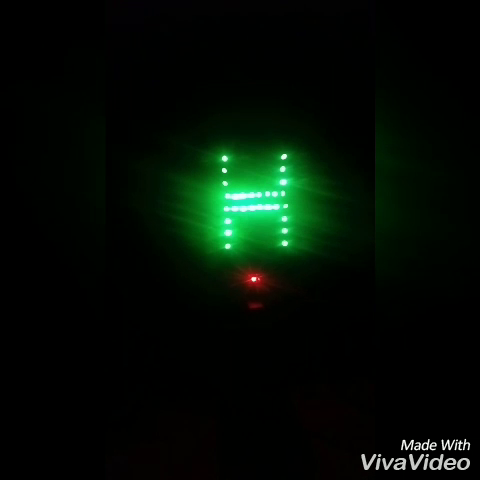
#> input picture frame 48 of Video-Watermark/videos/input.mp4, 480 x 480 px
$ python watermark.py
#> lines starting #> are read from the running program, lines starting #| are printed output that depends on the picture; after the words box and inside, x2 and y2 are one past the last pixel; in counts of white or black regions, pixels touching at a corner belong together
from cv2 import cv2

# take the input video
cap = cv2.VideoCapture('videos/input.mp4')

# We need to set resolutions.
# so, convert them from float to integer.
frame_width = int(cap.get(3))
frame_height = int(cap.get(4))

size = (frame_width, frame_height)

# get the frame rate of the input video
fps = cap.get(cv2.CAP_PROP_FPS)
print("Frames per second using video.get(cv2.CAP_PROP_FPS) : {0}".format(fps))

# Below VideoWriter object will create
# a frame of above defined The output
# is stored in 'videos/output' file.
result = cv2.VideoWriter('videos/output.avi', cv2.VideoWriter_fourcc(*'MJPG'),
                         fps, size)

print("processing started...")

# continue till the video is not over...
while (cap.isOpened()):

    # Capture frame-by-frame from the video
    ret, frame = cap.read()
#> frame is the input picture: shape (480, 480, 3); mean B, G, R 4.9, 13.5, 3.1
    if ret == True:

        # describe the type of font to be used.
        font = cv2.FONT_HERSHEY_SIMPLEX

        # Use putText() method for inserting text on video
        # Parameters:-
        # frame: current running frame of the video.
        # Text: The text string to be inserted.
        # org: bottom-left corner of the text string
        # font: the type of font to be used.
        # color: the colour of the font.
        # thickness: the thickness of the font

        cv2.putText(frame, 'HELLO WORLD', (50, 50), font, 1, (0, 255, 255), 2,
                    cv2.LINE_4)
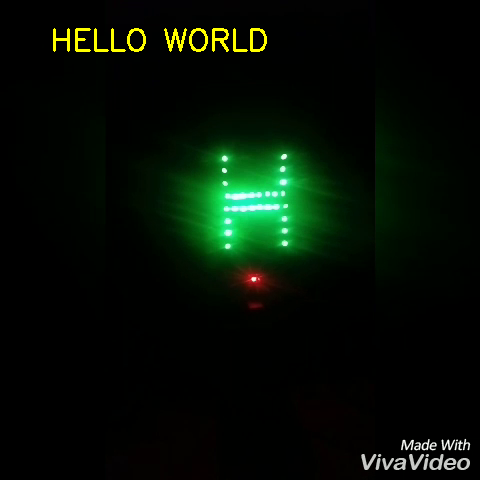
#> frame: shape (480, 480, 3); 0.7% of pixels changed, all inside (x1, y1, x2, y2) = (53, 28, 267, 52)
        # write in the output file
        result.write(frame)

        # Display the resulting frame
        cv2.imshow('video', frame)

        # creating 'q' as the quit button for the video
        if cv2.waitKey(1) & 0xFF == ord('q'):
#> (key q is pressed here)
            break
    else:
        break

# release the cap object
cap.release()
result.release()

# close all windows
cv2.destroyAllWindows()

print("Video successfully saved inside the videos folder")

$ run again, starting later in the video
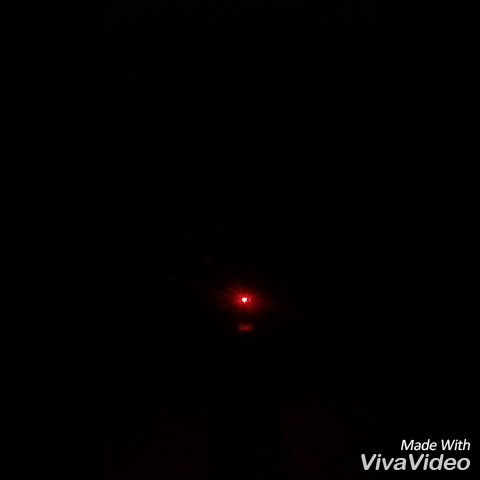
#> input picture frame 217 of Video-Watermark/videos/input.mp4, 480 x 480 px
#> frame is the input picture: shape (480, 480, 3); mean B, G, R 1.2, 1.3, 2.1
#> `cv2.putText(frame, 'HELLO WORLD', (50, 50), font, 1, (0, 255, 255), 2,..`:
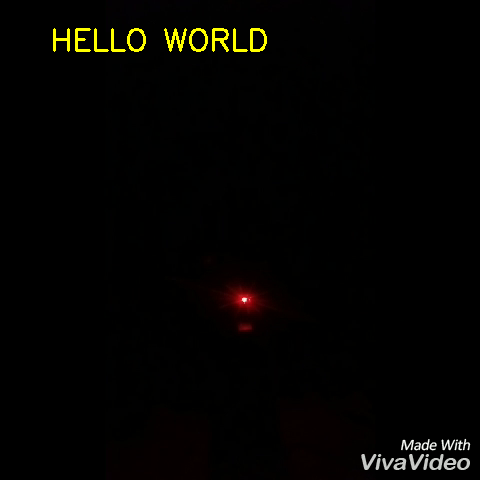
#> frame: shape (480, 480, 3); 0.7% of pixels changed, all inside (x1, y1, x2, y2) = (53, 28, 267, 52)

$ run again, starting later in the video
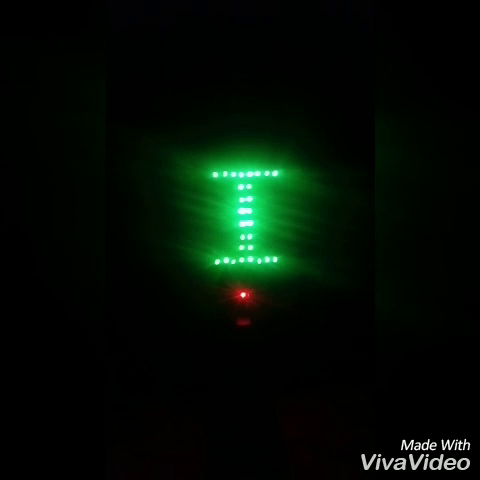
#> input picture frame 387 of Video-Watermark/videos/input.mp4, 480 x 480 px
#> frame is the input picture: shape (480, 480, 3); mean B, G, R 5.1, 13.8, 3
#> `cv2.putText(frame, 'HELLO WORLD', (50, 50), font, 1, (0, 255, 255), 2,..`:
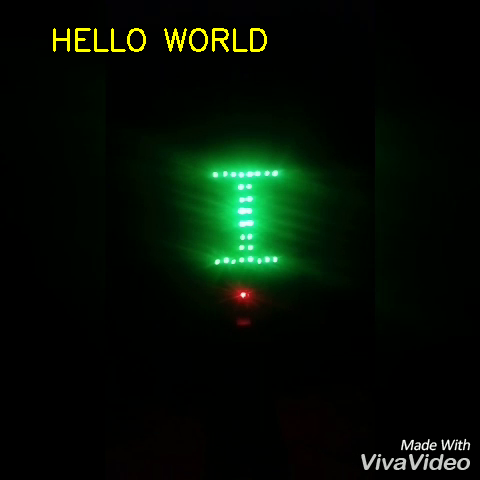
#> frame: shape (480, 480, 3); 0.7% of pixels changed, all inside (x1, y1, x2, y2) = (53, 28, 267, 52)
